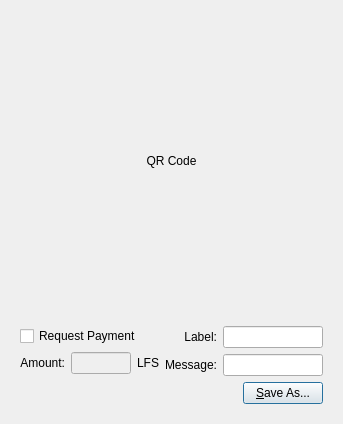
<?xml version="1.0" encoding="UTF-8"?>
<ui version="4.0">
 <class>QRCodeDialog</class>
 <widget class="QDialog" name="QRCodeDialog">
  <property name="geometry">
   <rect>
    <x>0</x>
    <y>0</y>
    <width>320</width>
    <height>404</height>
   </rect>
  </property>
  <property name="windowTitle">
   <string>Dialog</string>
  </property>
  <layout class="QVBoxLayout" name="verticalLayout_3">
   <item>
    <widget class="QLabel" name="lblQRCode">
     <property name="sizePolicy">
      <sizepolicy hsizetype="Expanding" vsizetype="Expanding">
       <horstretch>0</horstretch>
       <verstretch>0</verstretch>
      </sizepolicy>
     </property>
     <property name="minimumSize">
      <size>
       <width>300</width>
       <height>300</height>
      </size>
     </property>
     <property name="text">
      <string>QR Code</string>
     </property>
     <property name="alignment">
      <set>Qt::AlignCenter</set>
     </property>
     <property name="wordWrap">
      <bool>true</bool>
     </property>
    </widget>
   </item>
   <item>
    <widget class="QWidget" name="widget" native="true">
     <layout class="QVBoxLayout" name="verticalLayout_2">
      <item>
       <layout class="QHBoxLayout" name="horizontalLayout_2">
        <item>
         <layout class="QVBoxLayout" name="verticalLayout">
          <item>
           <widget class="QCheckBox" name="chkReqPayment">
            <property name="enabled">
             <bool>true</bool>
            </property>
            <property name="text">
             <string>Request Payment</string>
            </property>
           </widget>
          </item>
          <item>
           <layout class="QHBoxLayout" name="horizontalLayout">
            <item>
             <widget class="QLabel" name="lblAmount">
              <property name="sizePolicy">
               <sizepolicy hsizetype="Preferred" vsizetype="Maximum">
                <horstretch>0</horstretch>
                <verstretch>0</verstretch>
               </sizepolicy>
              </property>
              <property name="text">
               <string>Amount:</string>
              </property>
              <property name="alignment">
               <set>Qt::AlignRight|Qt::AlignTrailing|Qt::AlignVCenter</set>
              </property>
              <property name="buddy">
               <cstring>lnReqAmount</cstring>
              </property>
             </widget>
            </item>
            <item>
             <widget class="QLineEdit" name="lnReqAmount">
              <property name="enabled">
               <bool>false</bool>
              </property>
              <property name="minimumSize">
               <size>
                <width>60</width>
                <height>0</height>
               </size>
              </property>
              <property name="alignment">
               <set>Qt::AlignRight|Qt::AlignTrailing|Qt::AlignVCenter</set>
              </property>
             </widget>
            </item>
            <item>
             <widget class="QLabel" name="lblBTC">
              <property name="sizePolicy">
               <sizepolicy hsizetype="Preferred" vsizetype="Maximum">
                <horstretch>0</horstretch>
                <verstretch>0</verstretch>
               </sizepolicy>
              </property>
              <property name="text">
               <string>LFS</string>
              </property>
              <property name="buddy">
               <cstring>lnReqAmount</cstring>
              </property>
             </widget>
            </item>
           </layout>
          </item>
         </layout>
        </item>
        <item>
         <layout class="QGridLayout" name="gridLayout">
          <item row="0" column="0">
           <widget class="QLabel" name="lblLabel">
            <property name="text">
             <string>Label:</string>
            </property>
            <property name="alignment">
             <set>Qt::AlignRight|Qt::AlignTrailing|Qt::AlignVCenter</set>
            </property>
            <property name="buddy">
             <cstring>lnLabel</cstring>
            </property>
           </widget>
          </item>
          <item row="0" column="1">
           <widget class="QLineEdit" name="lnLabel">
            <property name="minimumSize">
             <size>
              <width>100</width>
              <height>0</height>
             </size>
            </property>
           </widget>
          </item>
          <item row="1" column="0">
           <widget class="QLabel" name="lblMessage">
            <property name="text">
             <string>Message:</string>
            </property>
            <property name="alignment">
             <set>Qt::AlignRight|Qt::AlignTrailing|Qt::AlignVCenter</set>
            </property>
            <property name="buddy">
             <cstring>lnMessage</cstring>
            </property>
           </widget>
          </item>
          <item row="1" column="1">
           <widget class="QLineEdit" name="lnMessage">
            <property name="minimumSize">
             <size>
              <width>100</width>
              <height>0</height>
             </size>
            </property>
           </widget>
          </item>
         </layout>
        </item>
       </layout>
      </item>
      <item>
       <layout class="QHBoxLayout" name="horizontalLayout_3">
        <item>
         <spacer name="horizontalSpacer">
          <property name="orientation">
           <enum>Qt::Horizontal</enum>
          </property>
          <property name="sizeHint" stdset="0">
           <size>
            <width>40</width>
            <height>20</height>
           </size>
          </property>
         </spacer>
        </item>
        <item>
         <widget class="QPushButton" name="btnSaveAs">
          <property name="text">
           <string>&amp;Save As...</string>
          </property>
         </widget>
        </item>
       </layout>
      </item>
     </layout>
    </widget>
   </item>
  </layout>
 </widget>
 <resources/>
 <connections>
  <connection>
   <sender>chkReqPayment</sender>
   <signal>clicked(bool)</signal>
   <receiver>lnReqAmount</receiver>
   <slot>setEnabled(bool)</slot>
   <hints>
    <hint type="sourcelabel">
     <x>92</x>
     <y>285</y>
    </hint>
    <hint type="destinationlabel">
     <x>98</x>
     <y>311</y>
    </hint>
   </hints>
  </connection>
 </connections>
</ui>
